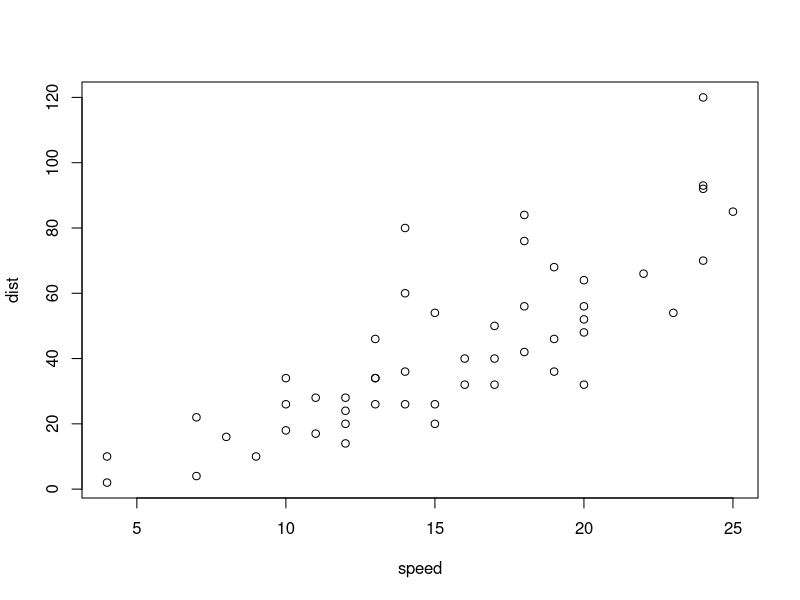
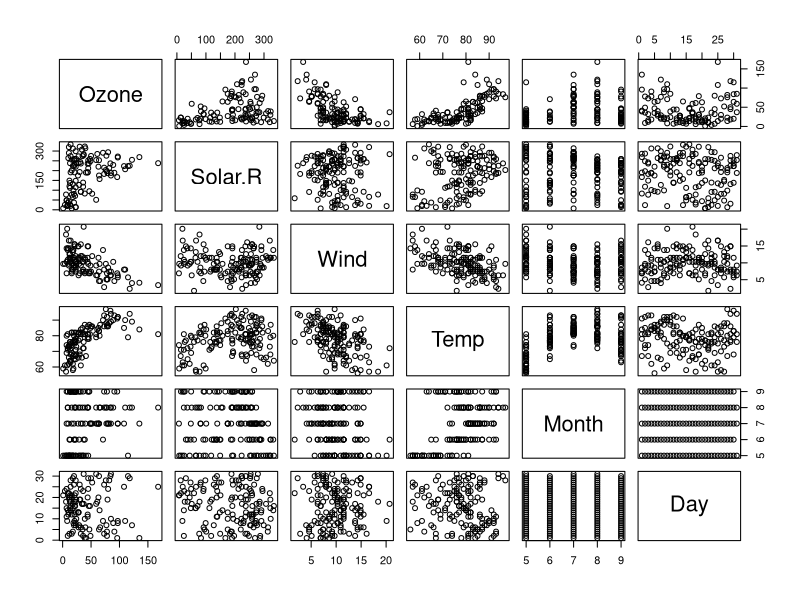
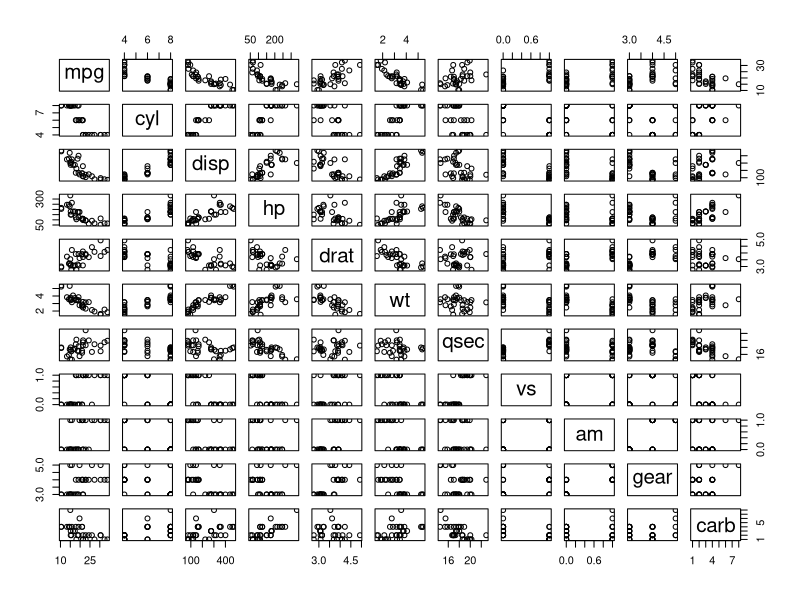
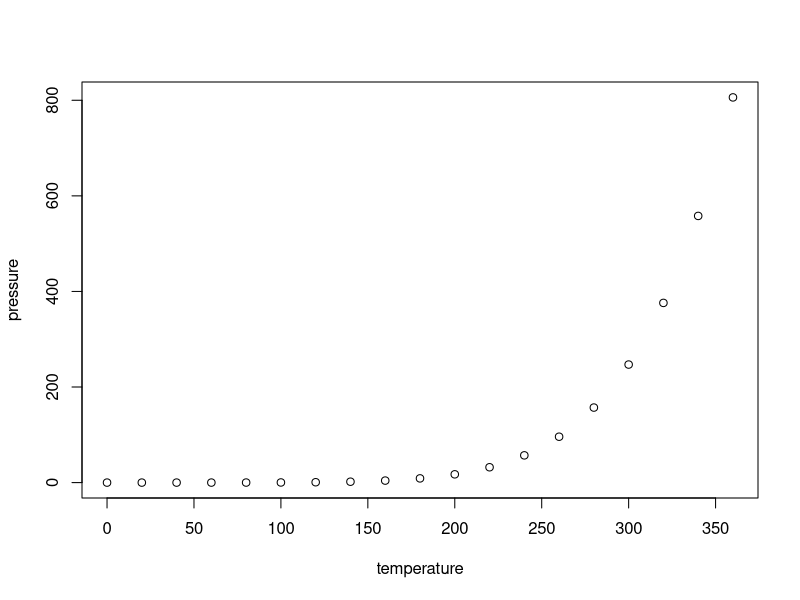
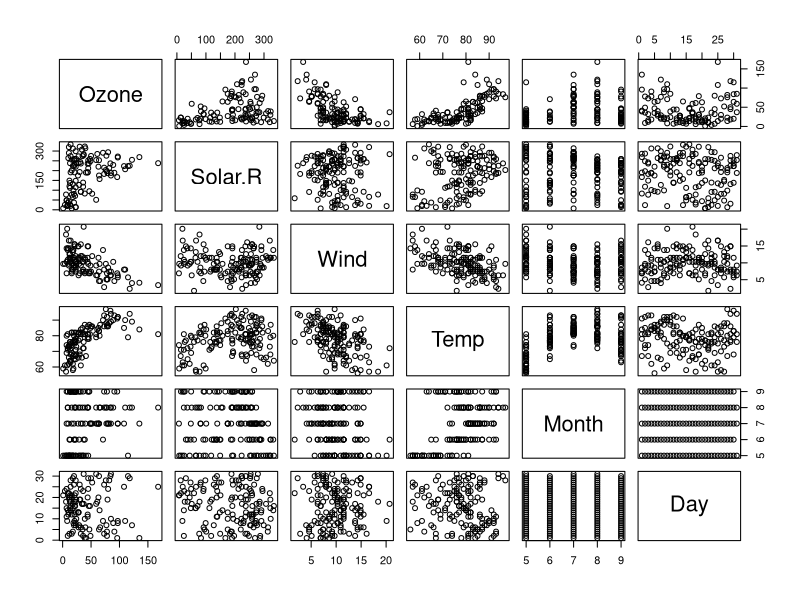
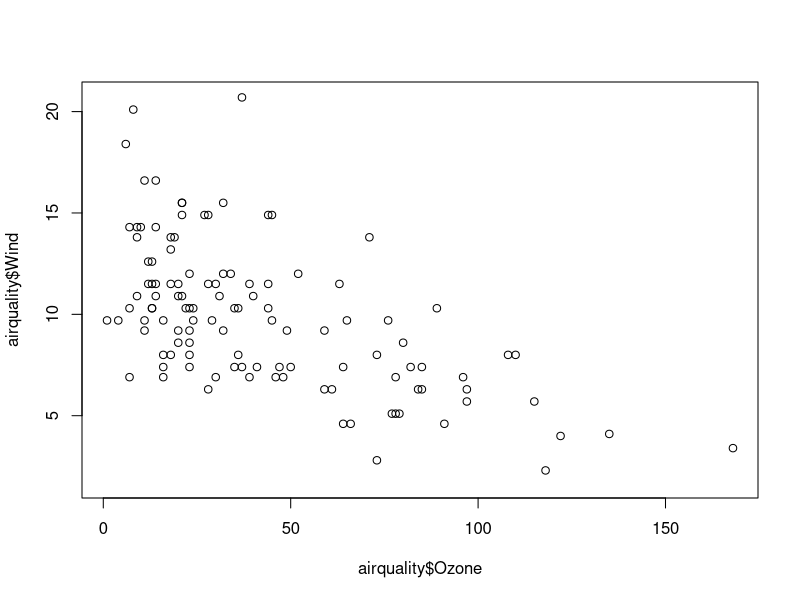
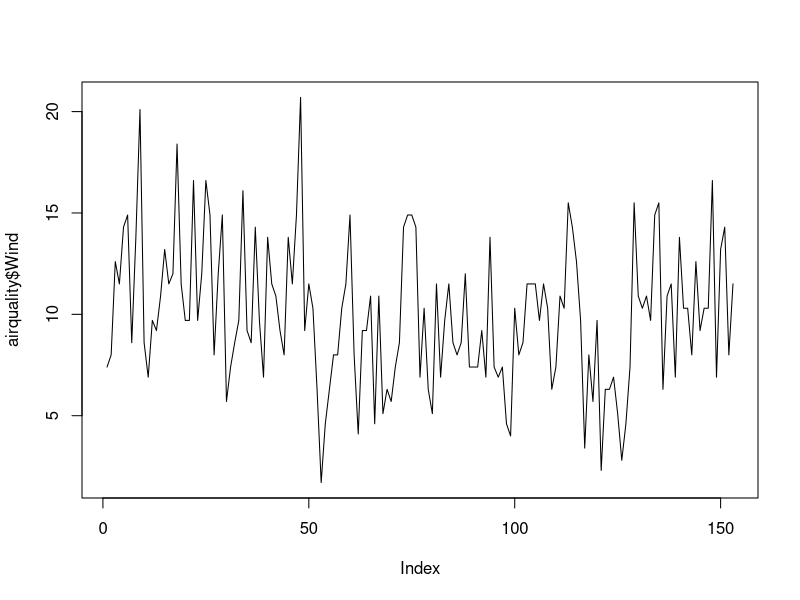
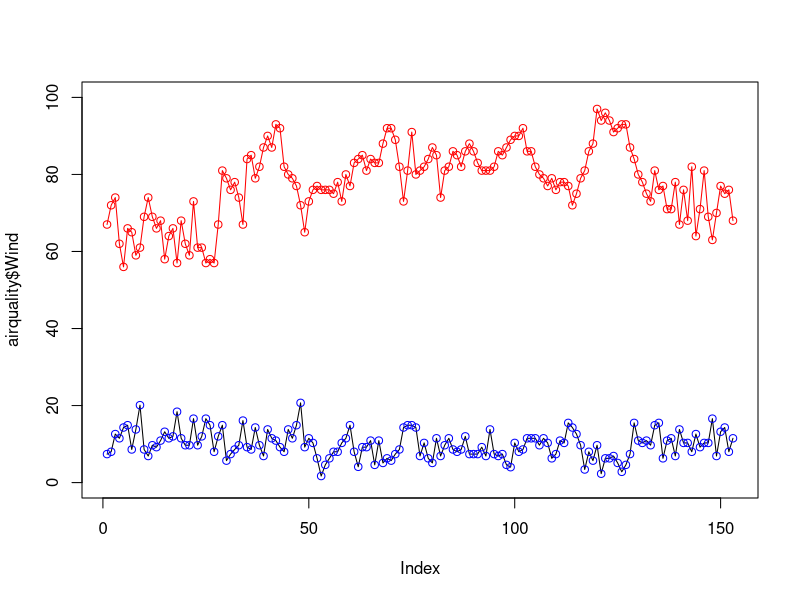

Reproduce these figures in R, in order.
c(2,4,6)
c("Alice", "Bob", "Charlie", "Dan", "Fiona", "Gab")
seq(1, 100, 2)
c(10, 20, 30, 40) + 5
c(10, 20, 30, 40) / 5
subjects <- c("Alice", "Bob", "Charlie", "Dan", "Fiona", "Gab")
weight <- c(60, 72, 57, 90, 72, 95) # in kilograms. 
height <- c(1.75, 1.80, 1.65, 1.90, 1.91, 1.74 ) # in metres.
subjects
weight / (height ^ 2)
height2 <- c(1.75, 1.80, 1.65, 1.90, 1.91)
weight / (height2 ^ 2)
bmi <- weight / (height ^ 2)
c(TRUE, FALSE, TRUE, TRUE)
# Find BMIs over 25, indicating an obese person
bmi
bmi > 25
subjects
subjects[bmi > 25]

students <- c("Alex", "Aria", "Addison", "Aurora")
exam1 <- c(50, 65, 45, 35)
exam2 <- c(85, 72, 81, 62)
exam3 <- c(62, 55, 85, 42)
average_grade <- (exam1 + exam2 + exam3) / 3
average_grade
#TIP: Above two lines can be merged into one line if placed within brackets:
(average_grade <- (exam1 + exam2 + exam3) / 3)
average_grade >= 50 # Gives a vector of logical datatype results.
students[average_grade >= 50] # Gives vector values for TRUE positions only.

bmi_data <- data.frame(subjects, weight, height)
bmi_data
bmi_data$subjects
bmi_data[c("subjects", "height")]
# First and third column
bmi_data[c(1, 3)]
# Using row/column indices with data frames
bmi_data[1, 2] # This means show value of cell in row 1, column 2.
# TIP: This is different from specifying columns above:
bmi_data[c(1, 2)] # This means show all rows for columns 1 & 2 only.
bmi_data[, c(1, 2)] # This is same as above, but clarifies we want all rows.
bmi_data[1, c(1, 2)] # This means show row 1 but for columns 1 & 2 only.
# Get second and third row, columns 1 to 3
bmi_data[c(2, 3), 1:3]
# First three rows, all columns
bmi_data[1:3, ]
# Second and third columns, all rows
bmi_data[, c(2, 3)]
bmi_data[, c("weight", "height")]
# Get second and third columns and first three rows
cols <- c(F, T, T)
rows <- c(T, T, T, F, F, F)
bmi_data[rows, cols]
# Show all columns for rows wit weight over 75kg:
bmi_data[weight>70, ]

bmi_data$bmi <- bmi_data$weight / (bmi_data$height ^ 2)
bmi_data
bmi_data[bmi_data$bmi>25, ]
(students_data <- data.frame(students, exam1, exam2, exam3))
# students_data$exam1 + students_data$exam2 + students_data$exam3) / 3
(students_data$average_grade <-
    rowSums(students_data[, c("exam1", "exam2","exam3")])/3)
students_data[students_data$average_grade >= 50,
              c("students", "average_grade")]

data()
? cars
# Retrieve first 10 rows
cars[1:10, ]
# Column names
colnames(cars)
# list first 6 rows
head(cars)
# statistical summary
summary(cars)
plot(cars)
? airquality
plot(airquality)
? mtcars
plot(mtcars)
? pressure
plot(pressure)

plot(airquality)
plot(airquality$Ozone, airquality$Wind)
plot(airquality$Wind , type = "l")
# base graphic - ylim sets the min & max y-axis values
plot(airquality$Wind, type = "l", ylim = c(0, 100)) # add points
points(airquality$Wind, col= "blue") # add second line in red color
lines(airquality$Temp, col = "red")
# add points to second line
points(airquality$Temp, col = "red")
plot(airquality$Ozone, xlab='Ozone Concentration', ylab='# Instances', main = 'Ozone levels in NY city', col = 'green', col.main = 'red')
plot(airquality$Ozone, xlab = 'Ozone Conc', ylab = '# Instances', col = 'darkgreen', cex=0.5) # cex provides size magnification.
title(main = 'Ozone levels in NY city', col.main = 'blue')

barplot(height = mtcars$cyl, main = "Number of Cylinders")     
(carsPerCyl <- table(mtcars$cyl))     
# Pass the result to barplot()
barplot(carsPerCyl, main = "Cases by number of cylinders")
pie(carsPerCyl)
colours <- c("deeppink3", "mediumpurple3", "springgreen3")
pie(carsPerCyl, main = "Number of Cars by Cylinder Size", col = colours)
(labels <- round(carsPerCyl/sum(carsPerCyl) * 100, 1))
(labels <- paste0(labels, "%"))
pie(carsPerCyl, main = "Number of Cars by Cylinder Size", col = colours, labels = labels)
legend(x=1.0, y=0.5, legend = names(carsPerCyl), fill = colours)

hist(airquality$Solar.R)
hist(airquality$Solar.R, breaks = seq(from = 0, to = 350, by = 25))

boxplot(airquality[,1:4])

plot(pressure$temperature, pressure$pressure, type = 'l',
     main = "Pressure by Temperature",
     xlab = "Temperature", ylab = "Pressure")
plot(pressure$temperature, pressure$pressure, type = 's',
     main = "Pressure by Temperature",
     xlab = "Temperature", ylab = "Pressure")
# View(mtcars) # Uncomment this line to view contents of mtcars dataframe. # 3a. First, produce a table of number of cars by engine type:
(carsByEngine <- table(mtcars$vs))
##
##  0  1
## 18 14
# 3b. Display as Numbers:
(labels <- paste0(carsByEngine, " cars")) ## [1] "18 cars" "14 cars"
colours <- c("lightblue1", "lemonchiffon")
pie(carsByEngine, labels = labels, col = colours, main = "Number of Cars by Engine type")
legend(x=1.0, y=1.0, cex=0.7, c("V-shaped", "Straight"), fill = colours)
# 3c. Display as proportion (%), with legend bottom right:
colours <- c("lightblue1", "lemonchiffon")
labels <- paste0(round(carsByEngine/sum(carsByEngine)*100), "%")
pie(carsByEngine, labels = labels, col = colours, main = "Proportion of Cars by Engine type")
legend(x="bottomright", cex=0.7, c("V-shaped", "Straight"), fill = colours)

